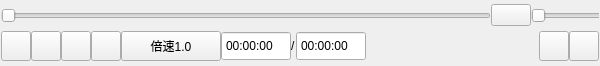
<?xml version="1.0" encoding="UTF-8"?>
<ui version="4.0">
 <class>CtrlBar</class>
 <widget class="QWidget" name="CtrlBar">
  <property name="geometry">
   <rect>
    <x>0</x>
    <y>0</y>
    <width>600</width>
    <height>66</height>
   </rect>
  </property>
  <property name="windowTitle">
   <string>Form</string>
  </property>
  <layout class="QGridLayout" name="gridLayout_2">
   <property name="leftMargin">
    <number>1</number>
   </property>
   <property name="topMargin">
    <number>1</number>
   </property>
   <property name="rightMargin">
    <number>1</number>
   </property>
   <property name="bottomMargin">
    <number>1</number>
   </property>
   <property name="spacing">
    <number>1</number>
   </property>
   <item row="0" column="0">
    <widget class="QWidget" name="widget" native="true">
     <property name="maximumSize">
      <size>
       <width>16777215</width>
       <height>25</height>
      </size>
     </property>
     <layout class="QHBoxLayout" name="horizontalLayout" stretch="6,1">
      <property name="spacing">
       <number>0</number>
      </property>
      <property name="leftMargin">
       <number>0</number>
      </property>
      <property name="topMargin">
       <number>0</number>
      </property>
      <property name="rightMargin">
       <number>0</number>
      </property>
      <property name="bottomMargin">
       <number>0</number>
      </property>
      <item>
       <widget class="QSlider" name="playSlider">
        <property name="orientation">
         <enum>Qt::Horizontal</enum>
        </property>
       </widget>
      </item>
      <item>
       <widget class="QWidget" name="widget_2" native="true">
        <property name="minimumSize">
         <size>
          <width>108</width>
          <height>25</height>
         </size>
        </property>
        <property name="maximumSize">
         <size>
          <width>16777215</width>
          <height>25</height>
         </size>
        </property>
        <layout class="QHBoxLayout" name="horizontalLayout_2" stretch="0,1,5">
         <property name="spacing">
          <number>0</number>
         </property>
         <property name="leftMargin">
          <number>0</number>
         </property>
         <property name="topMargin">
          <number>0</number>
         </property>
         <property name="rightMargin">
          <number>0</number>
         </property>
         <property name="bottomMargin">
          <number>0</number>
         </property>
         <item>
          <spacer name="horizontalSpacer_2">
           <property name="orientation">
            <enum>Qt::Horizontal</enum>
           </property>
           <property name="sizeHint" stdset="0">
            <size>
             <width>40</width>
             <height>20</height>
            </size>
           </property>
          </spacer>
         </item>
         <item>
          <widget class="QPushButton" name="volumBtn">
           <property name="text">
            <string/>
           </property>
          </widget>
         </item>
         <item>
          <widget class="QSlider" name="volumSlider">
           <property name="minimumSize">
            <size>
             <width>80</width>
             <height>25</height>
            </size>
           </property>
           <property name="maximumSize">
            <size>
             <width>80</width>
             <height>25</height>
            </size>
           </property>
           <property name="orientation">
            <enum>Qt::Horizontal</enum>
           </property>
          </widget>
         </item>
        </layout>
       </widget>
      </item>
     </layout>
    </widget>
   </item>
   <item row="1" column="0">
    <layout class="QGridLayout" name="gridLayout">
     <property name="spacing">
      <number>0</number>
     </property>
     <item row="0" column="6">
      <widget class="QLabel" name="label">
       <property name="maximumSize">
        <size>
         <width>10</width>
         <height>16777215</height>
        </size>
       </property>
       <property name="text">
        <string>/</string>
       </property>
      </widget>
     </item>
     <item row="0" column="2">
      <widget class="QPushButton" name="forwardBtn">
       <property name="enabled">
        <bool>true</bool>
       </property>
       <property name="minimumSize">
        <size>
         <width>30</width>
         <height>30</height>
        </size>
       </property>
       <property name="maximumSize">
        <size>
         <width>30</width>
         <height>30</height>
        </size>
       </property>
       <property name="text">
        <string/>
       </property>
      </widget>
     </item>
     <item row="0" column="9">
      <widget class="QPushButton" name="playListBtn">
       <property name="enabled">
        <bool>true</bool>
       </property>
       <property name="minimumSize">
        <size>
         <width>30</width>
         <height>30</height>
        </size>
       </property>
       <property name="maximumSize">
        <size>
         <width>30</width>
         <height>30</height>
        </size>
       </property>
       <property name="text">
        <string/>
       </property>
      </widget>
     </item>
     <item row="0" column="10">
      <widget class="QPushButton" name="settingBtn">
       <property name="enabled">
        <bool>true</bool>
       </property>
       <property name="minimumSize">
        <size>
         <width>30</width>
         <height>30</height>
        </size>
       </property>
       <property name="maximumSize">
        <size>
         <width>30</width>
         <height>30</height>
        </size>
       </property>
       <property name="text">
        <string/>
       </property>
      </widget>
     </item>
     <item row="0" column="7">
      <widget class="QTimeEdit" name="totalTimeEdit">
       <property name="minimumSize">
        <size>
         <width>70</width>
         <height>0</height>
        </size>
       </property>
       <property name="maximumSize">
        <size>
         <width>70</width>
         <height>60</height>
        </size>
       </property>
       <property name="buttonSymbols">
        <enum>QAbstractSpinBox::NoButtons</enum>
       </property>
       <property name="displayFormat">
        <string>HH:mm:ss</string>
       </property>
      </widget>
     </item>
     <item row="0" column="0">
      <widget class="QPushButton" name="playOrpauseBtn">
       <property name="enabled">
        <bool>true</bool>
       </property>
       <property name="minimumSize">
        <size>
         <width>30</width>
         <height>30</height>
        </size>
       </property>
       <property name="maximumSize">
        <size>
         <width>30</width>
         <height>30</height>
        </size>
       </property>
       <property name="text">
        <string/>
       </property>
       <property name="icon">
        <iconset resource="icon.qrc">
         <normaloff>:/ctrl/icon/play.png</normaloff>:/ctrl/icon/play.png</iconset>
       </property>
      </widget>
     </item>
     <item row="0" column="5">
      <widget class="QTimeEdit" name="playTimeEdit">
       <property name="minimumSize">
        <size>
         <width>70</width>
         <height>0</height>
        </size>
       </property>
       <property name="maximumSize">
        <size>
         <width>70</width>
         <height>60</height>
        </size>
       </property>
       <property name="buttonSymbols">
        <enum>QAbstractSpinBox::NoButtons</enum>
       </property>
       <property name="displayFormat">
        <string>HH:mm:ss</string>
       </property>
      </widget>
     </item>
     <item row="0" column="1">
      <widget class="QPushButton" name="stopBtn">
       <property name="enabled">
        <bool>true</bool>
       </property>
       <property name="minimumSize">
        <size>
         <width>30</width>
         <height>30</height>
        </size>
       </property>
       <property name="maximumSize">
        <size>
         <width>30</width>
         <height>30</height>
        </size>
       </property>
       <property name="text">
        <string/>
       </property>
       <property name="icon">
        <iconset resource="icon.qrc">
         <normaloff>:/ctrl/icon/stop.png</normaloff>:/ctrl/icon/stop.png</iconset>
       </property>
      </widget>
     </item>
     <item row="0" column="3">
      <widget class="QPushButton" name="backwardBtn">
       <property name="enabled">
        <bool>true</bool>
       </property>
       <property name="minimumSize">
        <size>
         <width>30</width>
         <height>30</height>
        </size>
       </property>
       <property name="maximumSize">
        <size>
         <width>30</width>
         <height>30</height>
        </size>
       </property>
       <property name="text">
        <string/>
       </property>
      </widget>
     </item>
     <item row="0" column="4">
      <widget class="QPushButton" name="speedBtn">
       <property name="enabled">
        <bool>true</bool>
       </property>
       <property name="minimumSize">
        <size>
         <width>100</width>
         <height>30</height>
        </size>
       </property>
       <property name="maximumSize">
        <size>
         <width>100</width>
         <height>30</height>
        </size>
       </property>
       <property name="text">
        <string>倍速1.0</string>
       </property>
      </widget>
     </item>
     <item row="0" column="8">
      <spacer name="horizontalSpacer">
       <property name="orientation">
        <enum>Qt::Horizontal</enum>
       </property>
       <property name="sizeHint" stdset="0">
        <size>
         <width>40</width>
         <height>20</height>
        </size>
       </property>
      </spacer>
     </item>
    </layout>
   </item>
  </layout>
 </widget>
 <resources>
  <include location="icon.qrc"/>
 </resources>
 <connections/>
</ui>
